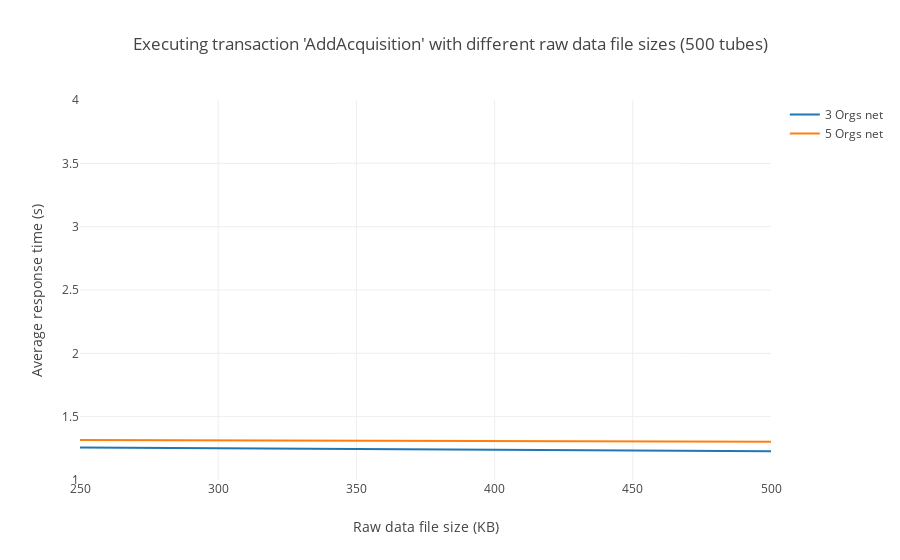

Notebook code cell kept with this figure:
### Markdown cell above
### Average times when executing tx 'AddAcquisition'

### Code cell
# 3 Orgs net data
threeOrgs = [1.2557, 1.2265]
# 5 Orgs net data
fiveOrgs = [1.3159, 1.3018]

avgAcquisition(500, threeOrgs, fiveOrgs)

### Figure 1 — Plotly figure (JSON) as saved in the notebook; plotly's stock layout.template omitted (floating-point values rounded to 4 significant figures)
{"data": [{"mode": "lines", "name": "3 Orgs net", "type": "scatter", "uid": "9bab9854-fd2a-4524-8a88-9a4eff39bad2", "x": [250, 500], "y": [1.256, 1.226]}, {"mode": "lines", "name": "5 Orgs net", "type": "scatter", "uid": "ea153300-3b58-4f87-afd7-e7e6db8f443f", "x": [250, 500], "y": [1.316, 1.302]}], "layout": {"barmode": "group", "title": {"text": "Executing transaction 'AddAcquisition' with different raw data file sizes (500 tubes)"}, "xaxis": {"range": [250, 500], "title": {"text": "Raw data file size (KB)"}}, "yaxis": {"range": [1, 4], "title": {"text": "Average response time (s)"}}}}
